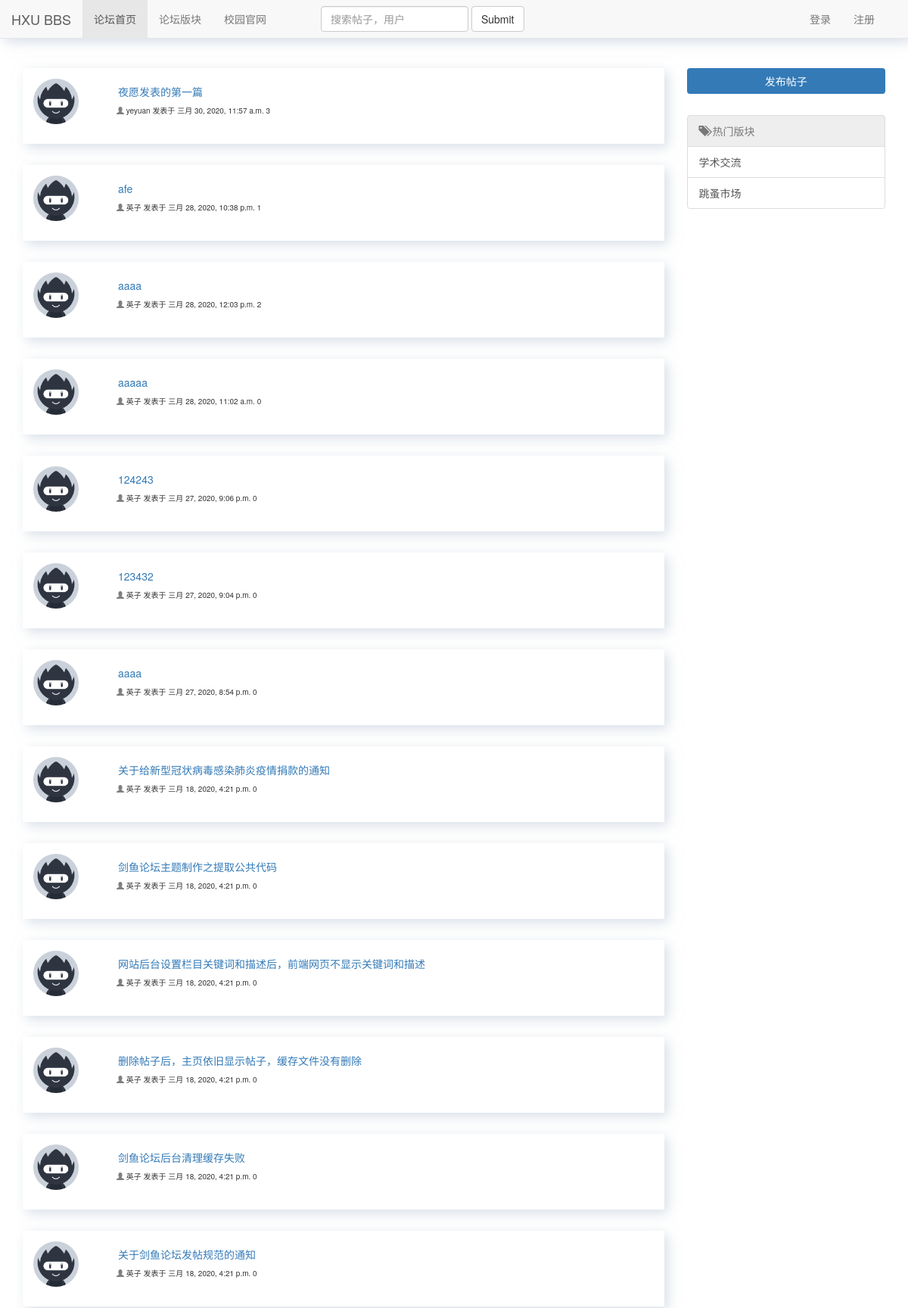
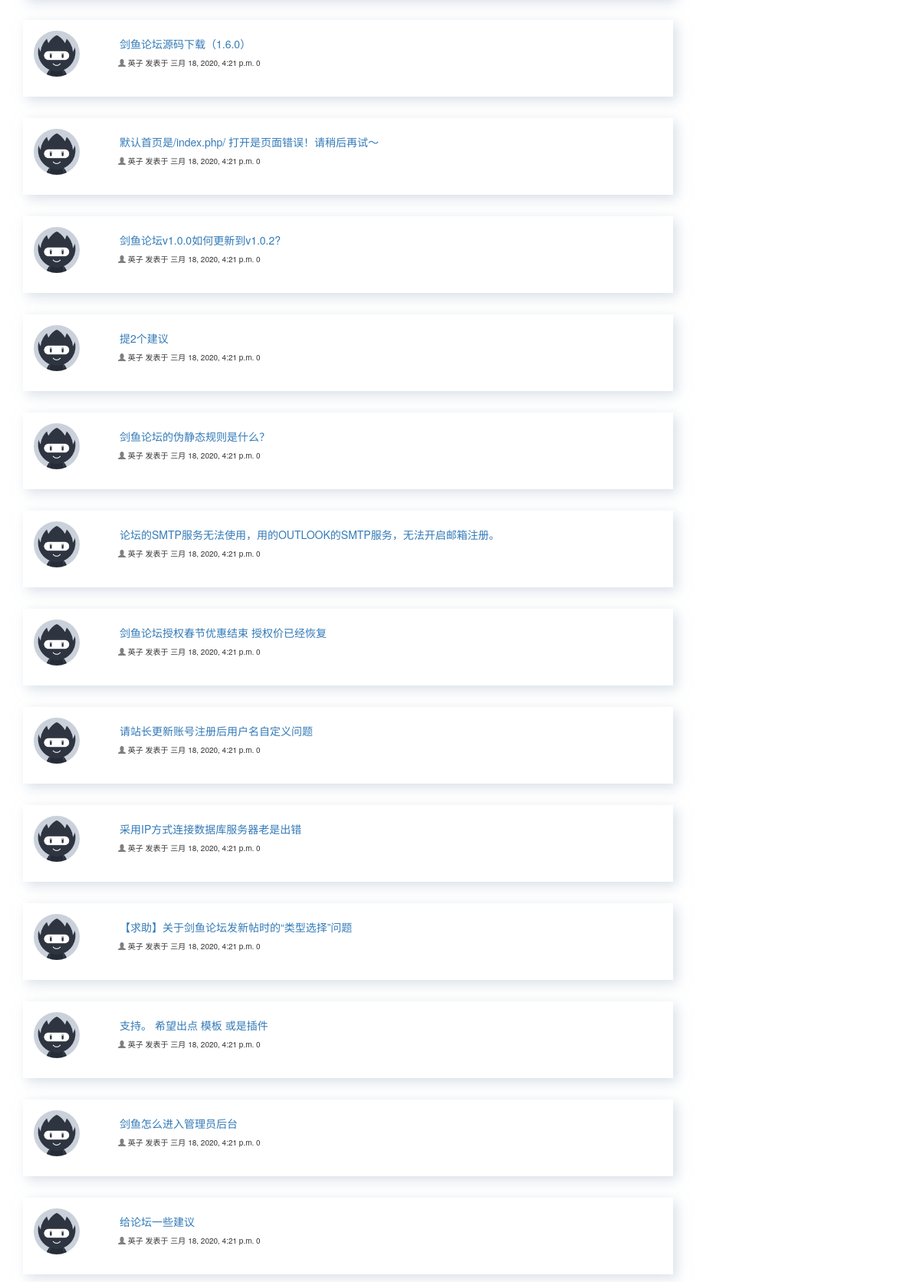
The page / (upper part) on the database its author committed (2 pictures, top to bottom).
### bbs/models.py (models this page shows, shortened)
class Post(models.Model):
    title = models.CharField(max_length=128, verbose_name='标题')
    category = models.ForeignKey('Category', on_delete=models.CASCADE, verbose_name='版块')
    theme = models.ForeignKey('Theme', on_delete=models.CASCADE, default=1)
    content = RichTextUploadingField(verbose_name='帖子内容')
    author = models.ForeignKey('UserProfile', on_delete=models.CASCADE, verbose_name='作者')
    created_time = models.DateTimeField(auto_now_add=True, verbose_name='创建时间')
    modify_time = models.DateTimeField(auto_now=True, verbose_name='修改时间')
    comment_count = models.IntegerField(verbose_name='评论数', default=0)
    priority = models.IntegerField(verbose_name='是否置顶',default=0)
    class Meta:
        ordering = ['-created_time']
        verbose_name = "帖子"  # 表名改成中文名
        verbose_name_plural = verbose_name
    def short_content(self):
        if len(str(self.content)) > 30:
            return '{}...'.format(str(self.content)[0:29])
        else:
            return str(self.content)
    short_content.allow_tags = True
    short_content.short_description = 'content'

class UserProfile(models.Model):
    user = models.OneToOneField(User, on_delete=models.CASCADE)
    name = models.CharField(max_length=64, verbose_name='用户名')
    signature = models.CharField(max_length=128, blank=True, null=True, verbose_name='个性签名')
    gender = models.IntegerField(null=True, blank=True, verbose_name='性别')
    college = models.CharField(max_length=16, blank=True, null=True, verbose_name='学院')
    grade = models.CharField(max_length=16, blank=True, null=True, verbose_name='班级')
    image = models.ImageField(verbose_name='头像', upload_to='head_img', default='default.png')
    class Meta:
        verbose_name = "自定义用户"  # 表名改成中文名
        verbose_name_plural = verbose_name
    def __str__(self):
        return self.name

class Category(models.Model):
    name = models.CharField(max_length=128, verbose_name='版块名')
    image = models.ImageField(upload_to='categoryimg', default='categoryimg/beidouqixing.png')
    brief = models.CharField(max_length=128, default='欢迎查看本版块帖子',  verbose_name='版块简介')
    post_num = models.IntegerField(default=0, verbose_name='帖子数')
    class Meta:
        verbose_name = "版块"  # 表名改成中文名
        verbose_name_plural = verbose_name

### bbs/views.py (the view)
# urls.py: path('', index, name='index'),
def index(request):
    category_list = Category.objects.all()
    post_list = Post.objects.all()
    if request.is_ajax():
        return render(request, 'bbs/post_list.html',locals())
    return render(request, 'bbs/index.html', locals())

### comment/templatetags/comment_tags.py (called while the page is built)
@register.simple_tag
def get_comment_count(obj):
    content_type = ContentType.objects.get_for_model(obj)
    return Comment.objects.filter(content_type=content_type, object_id=obj.id).count()

### bbs/templates/bbs/index.html (shortened to what this page needs)
{% extends 'base.html' %}
{% load comment_tags %}
{% block index %}
active
{% endblock %}
{% block content %}
    <div class="container-fluid">
        <div class="col-sm-9">
            {% include 'bbs/post_list.html' %}
        </div>
        <div class="col-sm-3">
            <div class="publish"><a href="{% url 'publish' %}" class="btn bg-primary btn-block">发布帖子</a></div>
            <div class="list-group">
                <a href="#" class="list-group-item disabled">
                    <span class="glyphicon glyphicon-tags"></span>
                    热门版块
                </a>
                {% for category in category_list %}
                    <a href="" class="list-group-item">{{ category.name }}</a>
                {% endfor %}
            </div>
        </div>
    </div>
{% endblock %}

### bbs/templates/bbs/post_list.html (shortened to what this page needs)
{% load comment_tags %}
{% load el_pagination_tags %}
{% for post in post_list %}
    <div class="card">
        <div class="card-body">
            <img src="/media/head_img/{{ post.author.image }}" alt="" class="img-circle">
            <h5><a href="{% url 'postdetail' post.id %}">{{ post.title }}</a></h5>
            <div class="detail">
                <span class="glyphicon glyphicon-user" style="color: #7f7f7f"></span>
                <span>{{ post.author }}</span>
                <span>发表于 {{ post.created_time }}</span>
                <span> {% get_comment_count post %}</span>
            </div>
        </div>
    </div>
{% endfor %}

### static/index.css (style rules this page uses)
body { padding-top: 90px; }
.publish { margin-bottom: 2em; }
.card { height: 100px; background-color: #fff; box-shadow: 5px 5px 15px rgba(187, 199, 214, 0.56); margin-bottom: 2em; }
.card-body { padding: 1em; }
.card-body img { width: 60px; height: 60px; float: left; }
.card-body h5 { margin-left: 8em; }
.detail { margin-left: 11em; font-size: 10px; }

### rows shown on the page
Post: author.image (placeholder picture), title "夜愿发表的第一篇", author "yeyuan", created_time "三月 30, 2020, 11:57 a.m."
Post: author.image (placeholder picture), title "afe", author "英子", created_time "三月 28, 2020, 10:38 p.m.", id "1"
Post: author.image (placeholder picture), title "aaaa", author "英子", created_time "三月 28, 2020, 12:03 p.m.", id "2"
Post: author.image (placeholder picture), title "aaaaa", author "英子", created_time "三月 28, 2020, 11:02 a.m.", id "0"
Post: author.image (placeholder picture), title "124243", author "英子", created_time "三月 27, 2020, 9:06 p.m.", id "0"
Post: author.image (placeholder picture), title "123432", author "英子", created_time "三月 27, 2020, 9:04 p.m.", id "0"
Post: author.image (placeholder picture), title "aaaa", author "英子", created_time "三月 27, 2020, 8:54 p.m.", id "0"
Post: author.image (placeholder picture), title "关于给新型冠状病毒感染肺炎疫情捐款的通知", author "英子", created_time "三月 18, 2020, 4:21 p.m.", id "0"
Post: author.image (placeholder picture), title "剑鱼论坛主题制作之提取公共代码", author "英子", created_time "三月 18, 2020, 4:21 p.m.", id "0"
Post: author.image (placeholder picture), title "网站后台设置栏目关键词和描述后，前端网页不显示关键词和描述", author "英子", created_time "三月 18, 2020, 4:21 p.m.", id "0"
Post: author.image (placeholder picture), title "删除帖子后，主页依旧显示帖子，缓存文件没有删除", author "英子", created_time "三月 18, 2020, 4:21 p.m.", id "0"
Post: author.image (placeholder picture), title "剑鱼论坛后台清理缓存失败", author "英子", created_time "三月 18, 2020, 4:21 p.m.", id "0"
Post: author.image (placeholder picture), title "关于剑鱼论坛发帖规范的通知", author "英子", created_time "三月 18, 2020, 4:21 p.m.", id "0"
Post: author.image (placeholder picture), title "剑鱼论坛源码下载（1.6.0）", author "英子", created_time "三月 18, 2020, 4:21 p.m.", id "0"
Post: author.image (placeholder picture), title "默认首页是/index.php/ 打开是页面错误！请稍后再试～", author "英子", created_time "三月 18, 2020, 4:21 p.m.", id "0"
Post: author.image (placeholder picture), title "剑鱼论坛v1.0.0如何更新到v1.0.2?", author "英子", created_time "三月 18, 2020, 4:21 p.m.", id "0"
Post: author.image (placeholder picture), title "提2个建议", author "英子", created_time "三月 18, 2020, 4:21 p.m.", id "0"
Post: author.image (placeholder picture), title "剑鱼论坛的伪静态规则是什么？", author "英子", created_time "三月 18, 2020, 4:21 p.m.", id "0"
Post: author.image (placeholder picture), title "论坛的SMTP服务无法使用，用的OUTLOOK的SMTP服务，无法开启邮箱注册。", author "英子", created_time "三月 18, 2020, 4:21 p.m.", id "0"
Post: author.image (placeholder picture), title "剑鱼论坛授权春节优惠结束 授权价已经恢复", author "英子", created_time "三月 18, 2020, 4:21 p.m.", id "0"
Post: author.image (placeholder picture), title "请站长更新账号注册后用户名自定义问题", author "英子", created_time "三月 18, 2020, 4:21 p.m.", id "0"
Post: author.image (placeholder picture), title "采用IP方式连接数据库服务器老是出错", author "英子", created_time "三月 18, 2020, 4:21 p.m.", id "0"
Post: author.image (placeholder picture), title "【求助】关于剑鱼论坛发新帖时的“类型选择”问题", author "英子", created_time "三月 18, 2020, 4:21 p.m.", id "0"
Post: author.image (placeholder picture), title "支持。 希望出点 模板 或是插件", author "英子", created_time "三月 18, 2020, 4:21 p.m.", id "0"
Post: author.image (placeholder picture), title "剑鱼怎么进入管理员后台", author "英子", created_time "三月 18, 2020, 4:21 p.m.", id "0"
Post: author.image (placeholder picture), title "给论坛一些建议", author "英子", created_time "三月 18, 2020, 4:21 p.m.", id "0"
Category: name "学术交流"
Category: name "跳蚤市场"
